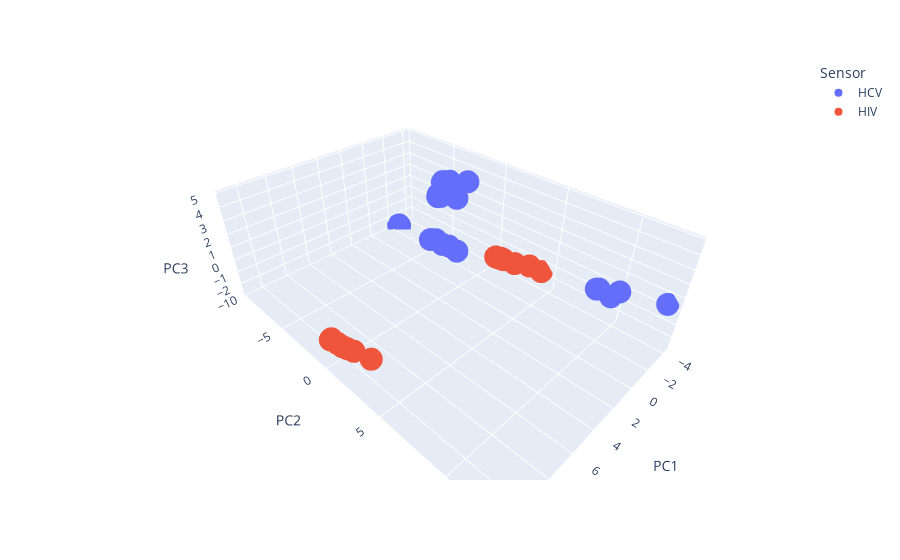

Notebook cell for this chart:
### Code cell
# 4. Scores plot
# check API documentation for plotly.express https://plotly.com/python/3d-scatter-plots

import plotly.express as px

fig = px.scatter_3d(df_scores, x='PC1', y='PC2', z='PC3', color='Sensor')
fig.show()

### Figure 1 — Plotly figure (JSON) as saved in the notebook; plotly's stock layout.template omitted (floating-point values rounded to 4 significant figures)
{"data": [{"hovertemplate": "Sensor=HCV<br>PC1=%{x}<br>PC2=%{y}<br>PC3=%{z}<extra></extra>", "legendgroup": "HCV", "marker": {"color": "#636efa", "symbol": "circle"}, "mode": "markers", "name": "HCV", "scene": "scene", "showlegend": true, "type": "scatter3d", "x": [-2.453, -2.494, -2.478, -3.874, -3.673, -3.837, -3.86, -4.131, -1.346, -1.606, -1.717, -1.629, -1.513, -2.075, -2.049, -2.408, -2.404, -2.353, -0.6558, -0.6378, -0.7176, -0.8026, -1.022], "y": [-9.406, -9.42, -9.328, 9.548, 8.597, 8.702, 10.03, 12.87, -3.43, -3.748, -3.566, -2.987, -1.763, -5.079, -4.438, -4.055, -3.379, -2.454, -2.273, -2.3, -2.248, -1.773, -0.3482], "z": [-2.667, -2.677, -2.719, -0.7, -0.4917, -0.5268, -0.03795, 0.4432, 2.746, 2.374, 2.414, 2.872, 2.996, -2.059, -1.789, -2.217, -2.056, -2.081, 4.383, 4.325, 4.283, 4.522, 4.883]}, {"hovertemplate": "Sensor=HIV<br>PC1=%{x}<br>PC2=%{y}<br>PC3=%{z}<extra></extra>", "legendgroup": "HIV", "marker": {"color": "#EF553B", "symbol": "circle"}, "mode": "markers", "name": "HIV", "scene": "scene", "showlegend": true, "type": "scatter3d", "x": [10.73, 10.91, 10.79, 10.76, 10.82, 10.74, 10.52, -3.388, -3.47, -3.46, -3.602, -3.691, -3.839, -4.088], "y": [-0.0409, 0.1507, 0.6737, 1.122, 1.711, 2.214, 3.479, 0.5435, 0.8133, 0.9671, 1.126, 2.08, 3.264, 4.142], "z": [-0.9957, -0.8424, -0.8511, -0.816, -0.5299, -0.4383, -0.2964, -1.689, -1.712, -1.643, -1.761, -1.689, -1.391, -1.564]}], "layout": {"legend": {"title": {"text": "Sensor"}, "tracegroupgap": 0}, "margin": {"t": 60}, "scene": {"domain": {"x": [0, 1], "y": [0, 1]}, "xaxis": {"title": {"text": "PC1"}}, "yaxis": {"title": {"text": "PC2"}}, "zaxis": {"title": {"text": "PC3"}}}}}
